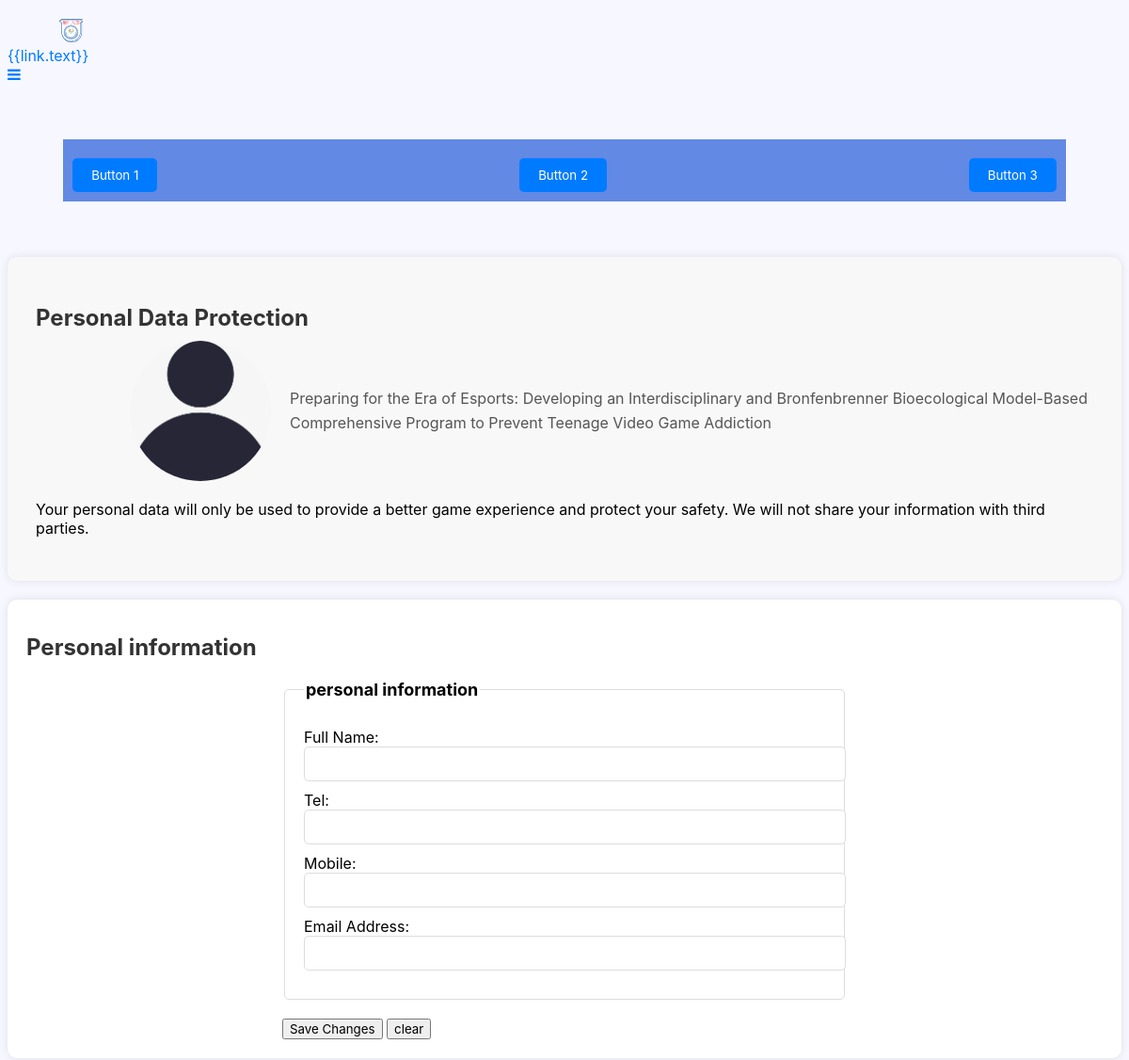
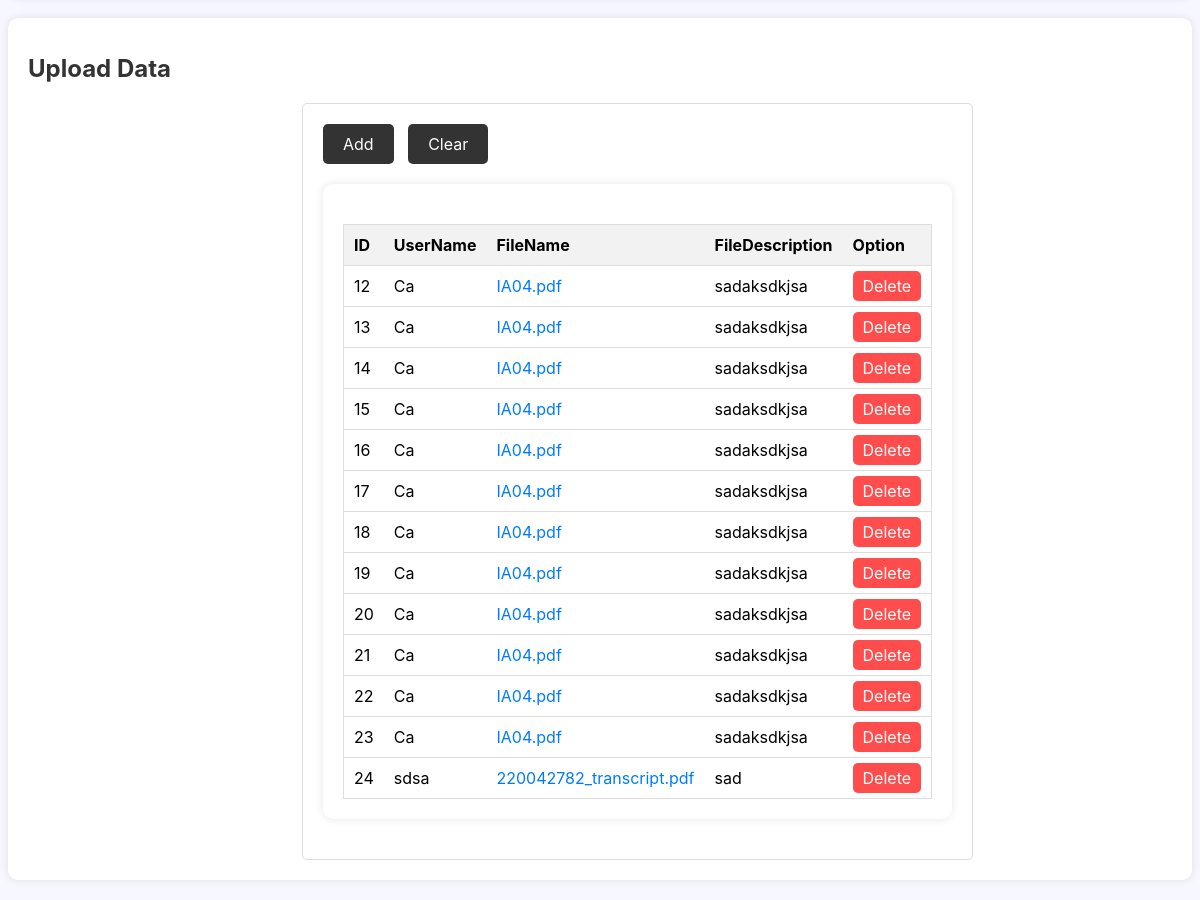
Screenshot of /Info.php with the database file from the repository (2 pictures, top to bottom).
### tables this page shows
CREATE TABLE `pdf` (
  `pdfID` int(11) NOT NULL,
  `fileName` varchar(200) NOT NULL,
  `userName` varchar(200) NOT NULL,
  `pdfDescription` varchar(200) NOT NULL
);

### Info.php (the view, shortened to what this page needs)
<?php
include 'dbcon.php';
?>
<!DOCTYPE html>
<html lang="en">
<head>
    <link rel="stylesheet" href="https://cdnjs.cloudflare.com/ajax/libs/font-awesome/4.7.0/css/font-awesome.min.css">
    <link rel="stylesheet" href="style\menu.css">
    <link rel="stylesheet" href="style\btnGroup.css">
    <link rel="stylesheet" href="style\logo.css">
    <link rel="stylesheet" href="style\menuPicFrame.css">
    <link rel="stylesheet" href="info.css">
</head>
<body>
<div ng-app="myApp" class="topnav">
    <a href="#home" class="active"><img src="img\Hong_Kong_Shue_Yan_University_logo.svg" id="logo"></a>
    <div ng-controller="LinkController">
        <div id="Links">
            <a ng-repeat="link in links" ng-href="{{link.href}}">{{link.text}}</a>
        </div>
    </div>
    <a href="javascript:void(0);" class="icon" onclick="HamburgerMenu()">
        <i class="fa fa-bars"></i>
    </a>
</div>
<div class="button-block">
    <button class="buttongroup">Button 1</button>
    <button class="buttongroup">Button 2</button>
    <button class="buttongroup">Button 3</button>
</div>
<link rel="stylesheet" href="style\indexContent.css">
<section id="profile">
    <h2>Personal Data Protection</h2>
    <div class="user-profile">
        <img src="img/person.jpg" alt="picture" width="150" height="150">
        <p>Preparing for the Era of Esports: Developing an Interdisciplinary and Bronfenbrenner Bioecological
            Model-Based Comprehensive Program to Prevent Teenage Video Game Addiction</p>
    </div>
    <p>Your personal data will only be used to provide a better game experience and protect your safety.
        We will not share your information with third parties.</p>
</section>
<div id="cursor">
    <div class="background">
        <h1>Personal information</h1>
        <form action="Kimetsu_no_Yaiba.php" method="post" enctype="multipart/form-data" name="Kimetsu_no_Yaiba_form">
            <fieldset class="form">
                <legend position="relative">personal information</legend>
                Full Name:
                <input type="text" name="name" required="required" /><br/>
                Tel:
                <input type="tel" name="phoneno"  id="phoneno" maxlength="8"><br/>
                Mobile:
                <input type="tel" name="Mobile" maxlength="8"><br/>
                Email Address:
                <input type="email" name="emailaddress" id="emailaddress" required="required" pattern="[a-z0-9._%+-]+@[a-z0-9.-]+\.[a-z]{2,}$" /><br />
            </fieldset>
            <br/>
            <button type="submit">Save Changes</button>
            <button type="reset" onclick="alert('data deleted')">clear</button>
        </form>
    </div>
</div>
<div id="cursor">
    <div class="background">
        <h1>Upload Data</h1>
        <form action="info.php" method="post" enctype="multipart/form-data" name="form">
            <fieldset class="form">
                <a href="upload.php"><button type="button">Add</button></a>
                <button type="submit" name="clear" onclick="return confirm('Are you sure you want to clear all records?');">Clear</button>
                <div id="cursor">
                <div class="background">
                    <div class="table-responsive">
                        <table>
                            <thead>
                            <th>ID</th>
                            <th>UserName</th>
                            <th>FileName</th>
                            <th>FileDescription</th>
                            <th>Option</th>
                            </thead>
                            <tbody>
                            <?php
                            $selectQuery = "SELECT * FROM pdf";
                            $squery = mysqli_query($con, $selectQuery);
                            while ($result = mysqli_fetch_assoc($squery)) {
                                ?>
                                <tr>
                                    <td><?php echo $result['pdfID']; ?></td>
                                    <td><?php echo isset($result['userName']) ? $result['userName'] : ''; ?></td>
                                    <td>
                                        <?php if (isset($result['fileName'])): ?>
                                            <a href="./pdf/<?php echo $result['fileName']; ?>" download><?php echo $result['fileName']; ?></a>
                                        <?php endif; ?>
                                    </td>
                                    <td><?php echo isset($result['pdfDescription']) ? $result['pdfDescription'] : ''; ?></td>
                                    <td>
                                        <a href='Delete.php?pdfID=<?php echo $result['pdfID']; ?>' class='delete' onclick="return confirm('Are you sure you want to delete this record?');">Delete</a>
                                    </td>
                                </tr>
                                <?php
                            }
                            ?>
                            </tbody>
                        </table>
                    </div>
                </div>
            </div>
        </form>
    </div>
</div>
</body>
</html>

### style/menu.css (style rules this page uses)
body, button { font-family: "Inter", sans-serif; }
:root { --offcanvas-width: 270px; --topNavbarHeight: 56px; }
form { width: 100%; max-width: 600px; margin: 0 auto; }

### style/btnGroup.css (style rules this page uses)
.button-block { display: flex; justify-content: space-between; align-items: center; margin: 5%; padding: 10px; background-color: #6289e4; }
.buttongroup { margin-top: 10px; padding: 10px 20px; background-color: #007bff; color: white; border: none; border-radius: 5px; cursor: pointer; transition: background-color 0.3s; }

### style/logo.css (style rules this page uses)
#logo { position:relative; background-image: url('../img/Hong_Kong_Shue_Yan_University_logo.svg'); left: 55px; width: 25px; height: 25px; background-size: cover; }

### style/info.css (style rules this page uses)
.user-profile { display: flex; align-items: center; gap: 20px; }
.user-profile img { max-width: 150px; height: auto; margin-left: 100px; }
#profile { background-color: #f8f8f8; padding: 30px; border-radius: 10px; margin: 20px auto; max-width: 1500px; box-shadow: 0px 0px 10px rgba(0, 0, 0, 0.1); }
#profile h2 { font-size: 24px; color: #333; margin-bottom: 10px; }
.user-profile { display: flex; align-items: center; gap: 20px; margin-bottom: 20px; }
.user-profile img { max-width: 150px; height: auto; border-radius: 50%; }
.user-profile p { flex: 1; font-size: 16px; color: #555; line-height: 1.6; }
.background { background-color: #ffffff; border-radius: 10px; box-shadow: 0px 0px 10px rgba(0, 0, 0, 0.1); margin: 20px auto; max-width: 1500px; padding: 20px; }
.background h1 { color: #333; font-size: 24px; margin-bottom: 20px; }
.form { border: 1px solid #dddddd; padding: 20px; border-radius: 5px; }
.form legend { font-size: 18px; font-weight: bold; margin-bottom: 10px; }
.form input[type="text"], .form input[type="tel"], .form input[type="email"], .form input[type="date"], .form input[type="file"] { border: 1px solid #dddddd; border-radius: 5px; padding: 10px; width: 100%; margin-bottom: 10px; }
.form button { background-color: #333; border: none; border-radius: 5px; color: white; cursor: pointer; font-size: 16px; padding: 10px 20px; margin-right: 10px; }
body { background: #f7f7ff; margin-top:20px; }
.table-responsive { width: 100%; overflow-x: auto; }
table { width: 100%; border-collapse: collapse; margin-top: 20px; border: 1px solid #ddd; }
th, td { padding: 10px; text-align: left; border-bottom: 1px solid #ddd; }
th { background-color: #f2f2f2; }
a { color: #007bff; text-decoration: none; }
.delete { background-color: #ff4d4d; color: white; padding: 5px 10px; border-radius: 5px; text-decoration: none; border: none; cursor: pointer; }

### rows the page displays
pdf: pdfID "12", userName "Ca", fileName "IA04.pdf", pdfDescription "sadaksdkjsa"
pdf: pdfID "13", userName "Ca", fileName "IA04.pdf", pdfDescription "sadaksdkjsa"
pdf: pdfID "14", userName "Ca", fileName "IA04.pdf", pdfDescription "sadaksdkjsa"
pdf: pdfID "15", userName "Ca", fileName "IA04.pdf", pdfDescription "sadaksdkjsa"
pdf: pdfID "16", userName "Ca", fileName "IA04.pdf", pdfDescription "sadaksdkjsa"
pdf: pdfID "17", userName "Ca", fileName "IA04.pdf", pdfDescription "sadaksdkjsa"
pdf: pdfID "18", userName "Ca", fileName "IA04.pdf", pdfDescription "sadaksdkjsa"
pdf: pdfID "19", userName "Ca", fileName "IA04.pdf", pdfDescription "sadaksdkjsa"
pdf: pdfID "20", userName "Ca", fileName "IA04.pdf", pdfDescription "sadaksdkjsa"
pdf: pdfID "21", userName "Ca", fileName "IA04.pdf", pdfDescription "sadaksdkjsa"
pdf: pdfID "22", userName "Ca", fileName "IA04.pdf", pdfDescription "sadaksdkjsa"
pdf: pdfID "23", userName "Ca", fileName "IA04.pdf", pdfDescription "sadaksdkjsa"
pdf: pdfID "24", userName "sdsa", fileName "220042782_transcript.pdf", pdfDescription "sad"
